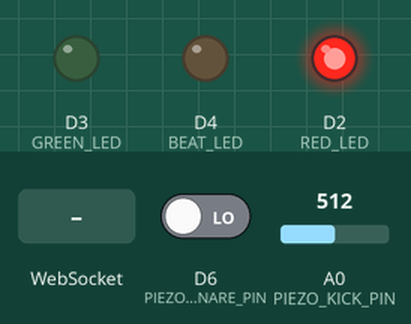
Bench run of a program on a simulated ESP8266 (Wemos D1 mini). On the bench: output pins drawn as LEDs (lit = HIGH). Dashed ring = blinking. The inputs (shaded band) are chosen by the test bench; at power-on: A0 (PIEZO_KICK_PIN) = 512, D6 (PIEZO_SNARE_PIN) LOW. WiFi joins after 1.5 s; servers stay silent unless stated; what the program prints to the serial monitor is not drawn.

Above: at 2.7 s.
2.8 s: WebSocket text "1" received
At 3.46 s:
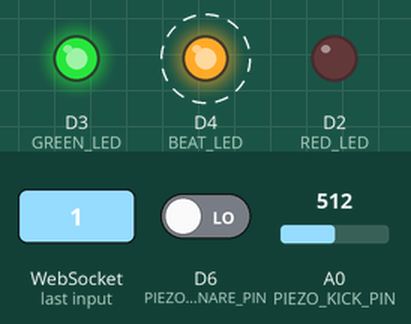
5.8 s: A0 (PIEZO_KICK_PIN) set to 108
8.8 s: A0 (PIEZO_KICK_PIN) set to 96
13.4 s: WebSocket text "0" received
At 13.8 s:
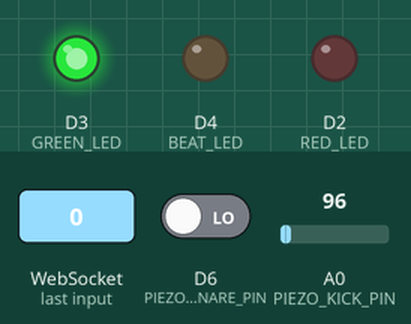
Timing chart, 0 to 17.4 s (numbered marks = the images above; inputs shaded):
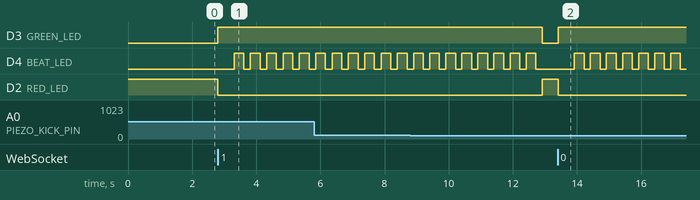

The program:

main.cpp
```cpp
#include <Arduino.h>
#include <ESP8266WiFi.h>
#include <WebSocketsServer.h>
#include <ArduinoJson.h>
#include "secrets.h"

// -- Forward declarations --
void handleWebSocketEvent(uint8_t num, WStype_t type, uint8_t * payload, size_t length);
void endSession(void);

// LEDs
#define RED_LED D2
#define GREEN_LED D3
#define BEAT_LED D4

// Piezo
#define PIEZO_KICK_PIN A0
#define PIEZO_SNARE_PIN D6

// WebSocket
WebSocketsServer webSocket(81);

// Rhythm Config
struct RhythmLevel {
  int beatsPerMeasure;

  String name;
};

RhythmLevel levels[] = {
  {4, "4/4"},
  {3,  "3/4"},
  {6, "7/4"},

};


const int NUM_CYCLES = 5;
int bpm = 120;
int cueDuration = 200;
int beatInterval = 60000 / bpm;
RhythmLevel selectedLevel = {4,  "4/4"};
float targetAccuracy = 85.0;

// Session state
enum SessionState { WAITING_FOR_CONFIG, READY_TO_START, IN_PROGRESS };
SessionState sessionState = WAITING_FOR_CONFIG;

// Game state
int currentBeat = 0;
int totalBeats = 0;
int hitCount = 0;
bool cueActive = false;
bool kickTapped = false;
bool snareTapped = false;
unsigned long lastBeatTime = 0;
unsigned long cueStartTime = 0;
int currentLevelIndex = 0;


// Sensitivity
const int THRESHOLD = 100;
const int debounceDelay = 50;

void handleWebSocketEvent(uint8_t num, WStype_t type, uint8_t *payload, size_t length) {
  if (type == WStype_TEXT) {
    Serial.printf("📩 Received: %s\n", payload);

    StaticJsonDocument<200> doc;
    DeserializationError err = deserializeJson(doc, payload);

    if (!err) {


      if (doc.containsKey("command")) {
        String command = doc["command"];
        if (command == "endSession") {
          Serial.println("Received endSession command from frontend.");
          endSession(); // Call your existing endSession function
          return;
        }
      }

      //print doc
      bpm = doc["bpm"] | bpm;
      String rhythmStr = doc["rhythm"] | selectedLevel.name;
      targetAccuracy = doc["accuracy"] | targetAccuracy;
      String difficulty = doc["difficulty"] | "medium";

      //log difficulty
      Serial.println("Received difficulty: " + difficulty);
      //set cue duration in relation to target accuracy
      if(difficulty == "easy") {
        cueDuration = 350;
      } else if (difficulty == "medium") {
        cueDuration = 300;
      } else {
        cueDuration = 250;
      }
      Serial.println("Cue duration set to: " + String(cueDuration) + "ms");

      bool found = false;
      for (int i = 0; i < sizeof(levels) / sizeof(levels[0]); i++) {
      Serial.printf("Checking level: %s\n", levels[i].name.c_str());
        if (levels[i].name == rhythmStr) {
          selectedLevel = levels[i];
          currentLevelIndex = i; // Save the index
          found = true;
          break;
        }
      }


      if (!found) {
        Serial.println("Unknown rhythm name. Using default.");
      }


      beatInterval = 60000 / bpm;

      sessionState = READY_TO_START;
      digitalWrite(RED_LED, LOW);
      digitalWrite(GREEN_LED, HIGH);

      Serial.println("✅ Config applied. Ready to start session.");
    } else {
      Serial.println("⚠️ JSON parsing failed.");
    }
  }
}


void connectToWiFi() {
  Serial.print("📡 Connecting to WiFi: ");
  Serial.println(WIFI_SSID);
  WiFi.begin(WIFI_SSID, WIFI_PASSWORD);

  int retries = 0;
  while (WiFi.status() != WL_CONNECTED && retries++ < 30) {
    delay(500);
    Serial.print(".");
  }

  if (WiFi.status() == WL_CONNECTED) {
    Serial.println("\n✅ WiFi connected!");
    Serial.print("📶 IP: ");
    Serial.println(WiFi.localIP());
  } else {
    Serial.println("\n❌ Failed to connect.");
  }

  webSocket.begin();
  Serial.println("🌐 WebSocket server running");

  webSocket.onEvent(handleWebSocketEvent);
}

void startSession() {
  currentBeat = 0;
  hitCount = 0;
  totalBeats = selectedLevel.beatsPerMeasure * NUM_CYCLES;
  beatInterval = 60000 / bpm;
  cueActive = false;
  lastBeatTime = millis();

  Serial.println("🎬 Starting: " + selectedLevel.name);
  String msg = "start:" + selectedLevel.name + ",bpm=" + String(bpm) +
               ",beatsPerMeasure=" + String(selectedLevel.beatsPerMeasure) +
                ",totalBeats=" + String(totalBeats) +
               ",targetAccuracy=" + String(targetAccuracy);
  webSocket.broadcastTXT(msg);

  sessionState = IN_PROGRESS;
}

void endSession() {
  cueActive = false;
  digitalWrite(BEAT_LED, LOW);

  float accuracy = (hitCount * 100.0) / totalBeats;

  // Compose message like: end:hits=9,total=12,accuracy=75.00
  String msg = "end:hits=" + String(hitCount) +
               ",total=" + String(totalBeats) +
               ",accuracy=" + String(accuracy, 2);

  Serial.println("📤 " + msg);
  webSocket.broadcastTXT(msg);

  if (accuracy >= targetAccuracy && currentLevelIndex < (int)(sizeof(levels) / sizeof(levels[0])) - 1) {
    currentLevelIndex++;
    selectedLevel = levels[currentLevelIndex];  // update to next rhythm
    Serial.println("🎉 Level up!");
    webSocket.broadcastTXT("levelUp");
  } else {
    Serial.println("🔁 Retry level");
    webSocket.broadcastTXT("retry");
  }

  digitalWrite(GREEN_LED, LOW);
  digitalWrite(RED_LED, HIGH);
  sessionState = WAITING_FOR_CONFIG;
}

void handleBeatCue(unsigned long now) {
  if (!cueActive && now - lastBeatTime >= beatInterval) {
    cueActive = true;
    cueStartTime = now;
    lastBeatTime = now;
    kickTapped = snareTapped = false;

    currentBeat++;
    digitalWrite(BEAT_LED, HIGH);
    String beatMsg = "beat:" + String(currentBeat) + "/" + String(totalBeats);
    webSocket.broadcastTXT(beatMsg);

    if (currentBeat >= totalBeats) {
      endSession();
    }
  }

  if (cueActive && now - cueStartTime >= cueDuration) {
    cueActive = false;
    digitalWrite(BEAT_LED, LOW);

    if (!kickTapped && !snareTapped) {
      Serial.println("❌ Miss");
      webSocket.broadcastTXT("miss");
    }
  }
}

void detectTaps() {
  int kick = analogRead(PIEZO_KICK_PIN);
  int snare = digitalRead(PIEZO_SNARE_PIN) == HIGH;

  if (kick > THRESHOLD && !kickTapped) {
    kickTapped = true;
    webSocket.broadcastTXT("kick");
    if (cueActive) {
      hitCount++;
      webSocket.broadcastTXT("hit");
    }
    delay(debounceDelay);
  }


  if (snare  && !snareTapped) {
    snareTapped = true;
    webSocket.broadcastTXT("snare");
    if (cueActive) {
      hitCount++;
      webSocket.broadcastTXT("hit");
    }
    delay(debounceDelay);
  }

}

void setup() {
  Serial.begin(115200);

  pinMode(BEAT_LED, OUTPUT);
  pinMode(RED_LED, OUTPUT);
  pinMode(GREEN_LED, OUTPUT);
  pinMode(PIEZO_KICK_PIN, INPUT);
  pinMode(PIEZO_SNARE_PIN, INPUT);

  digitalWrite(RED_LED, HIGH);
  digitalWrite(GREEN_LED, LOW);
  digitalWrite(BEAT_LED, LOW);

  connectToWiFi();
}

void loop() {
  webSocket.loop();
  unsigned long now = millis();

  if (sessionState == READY_TO_START) {
    startSession();
  }

  if (sessionState == IN_PROGRESS) {
    handleBeatCue(now);
    detectTaps();
  }

  delay(10);
}
```

secrets.h
```cpp
// secrets.h
#pragma once

#define WIFI_SSID "Vodafone-E6F4"
#define WIFI_PASSWORD "GeeJTeNFRHKfze6h"
```

Measured:
- after the input at 2.8 s, D3 (GREEN_LED): LOW → HIGH at once; D4 (BEAT_LED): alternates HIGH for 0.30 s and LOW for 0.21 s, starting after 0.51 s; D2 (RED_LED): HIGH → LOW at once
- after the input at 13.4 s, D3 (GREEN_LED): LOW → HIGH at once; D4 (BEAT_LED): alternates HIGH for 0.30 s and LOW for 0.20 s, starting after 0.52 s; D2 (RED_LED): HIGH → LOW at once
